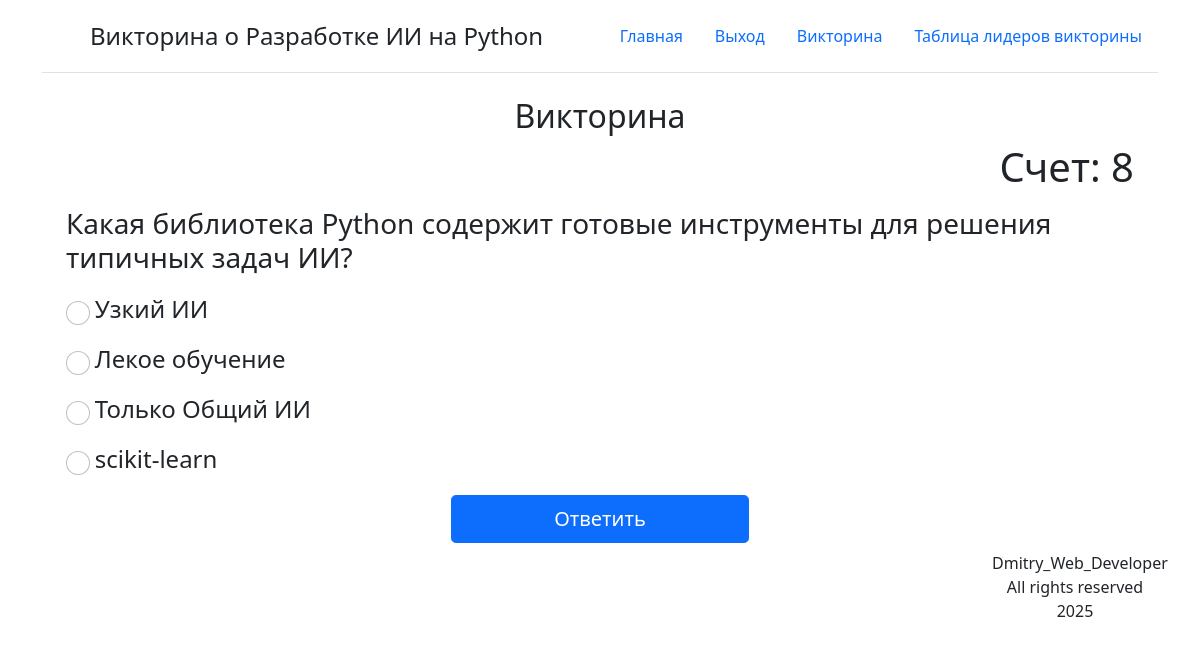
The page /quiz (signed in) on the database its author committed.
### main.py (models this page shows, shortened)
class User(UserMixin, db.Model):
    id = db.Column(db.Integer, primary_key=True)
    new_login = db.Column(db.String(100), unique=True, nullable=False)
    password = db.Column(db.String(100), nullable=False)
    score = db.Column(db.Integer, default=0)
    view_name = db.Column(db.String(100), nullable=False)

class Question(db.Model):
    id = db.Column(db.Integer, primary_key=True)
    text = db.Column(db.String(500), nullable=False)
    quiz_answer = db.Column(db.String(100), nullable=False)

### main.py (the view)
@app.route('/quiz')
@login_required
def quiz():
    oq2 = ["Python 2", "ИИ", "Узкий ИИ", "Только Узкий ИИ", "NumPy",
           "Pygame", "Возможность конфликтов между выбранными библиотеками."]
    oq3 = ["Python 1", "Лекое обучение", "Общий ИИ", "Возможный ИИ и Легкий ИИ",
           "Pandas", "Pydantic", "Прототипно-ориентированный сценарный язык программирования."]
    oq4 = ["Любая", "Искуственное обучение", "Средний ИИ", "Только Общий ИИ", "PyTorch",
           "Flask", "Cкриптовый язык программирования и имеет открытый исходный код"]
    question = Question.query.order_by(func.random()).first()
    options = [question.quiz_answer, random.choice(
        oq2), random.choice(oq3), random.choice(oq4)]
    random.shuffle(options)
    return render_template('quiz.html', question=question, options=options)

### main.py (called while the page is built)
@login_manager.user_loader
def load_user(user_id):
    return User.query.get(int(user_id))

### templates/quiz.html (shortened to what this page needs)
{% extends 'base.html' %}
{% block body %}
<div class="container">
    <h2 class="text-center">Викторина</h2>
    <p class="text-end">Счет: {{ current_user.score }}</p>
    <form action="{{ url_for('quiz_answer') }}" method="POST" class="quiz">
            <h3>{{ question.text }}</h3>
            {% for option in options %}
                <div class="choice_answer"><input class="form-check-input" type="radio" name="answer" value="{{ option }}">{{ option }}<br></div>
            {% endfor %}
            <div class="button_submit  text-center"><input class="btn btn-primary btn-lg" type="submit" value="Ответить"></div>
    </form>
</div>
{% endblock %}

### static/css/style.css (style rules this page uses)
.quiz, .h1, h1 { font-size: 1rem; }
.quiz, .h3, h3 { font-size: 1.5rem; }
.form-check-input { margin-top: .15em; margin-right: .3rem; }
.choice_answer { margin-top: 20px; }
.button_submit { margin-top: 20px; }
.btn, .btn-lg { width: 298px; }

### rows shown on the page
User: score "8"
Question: text "Какая библиотека Python содержит готовые инструменты для решения типичных задач ИИ?", quiz_answer "scikit-learn"

### other values the page prints
{{ option }} "Узкий ИИ" "Лекое обучение" "Только Общий ИИ"
